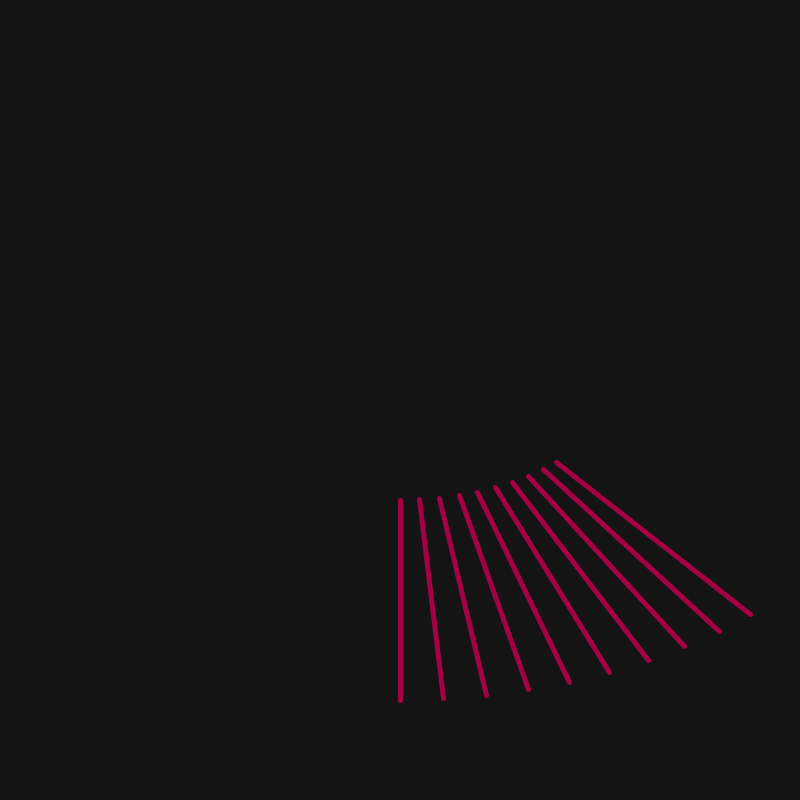
Frame 1 (no input)
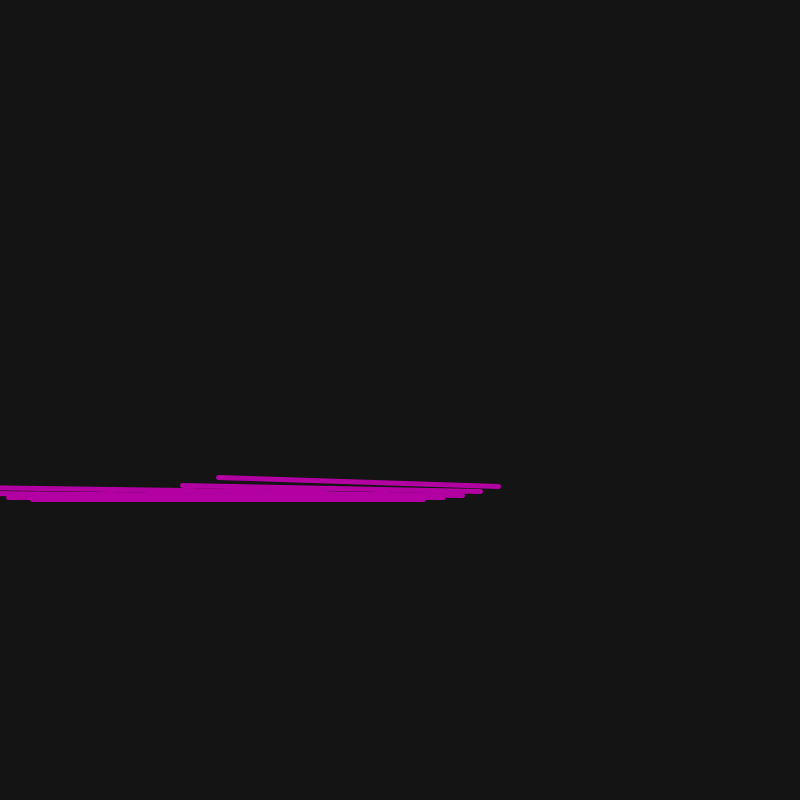
Frame 60 (the mouse pressed at the canvas centre just before this capture)
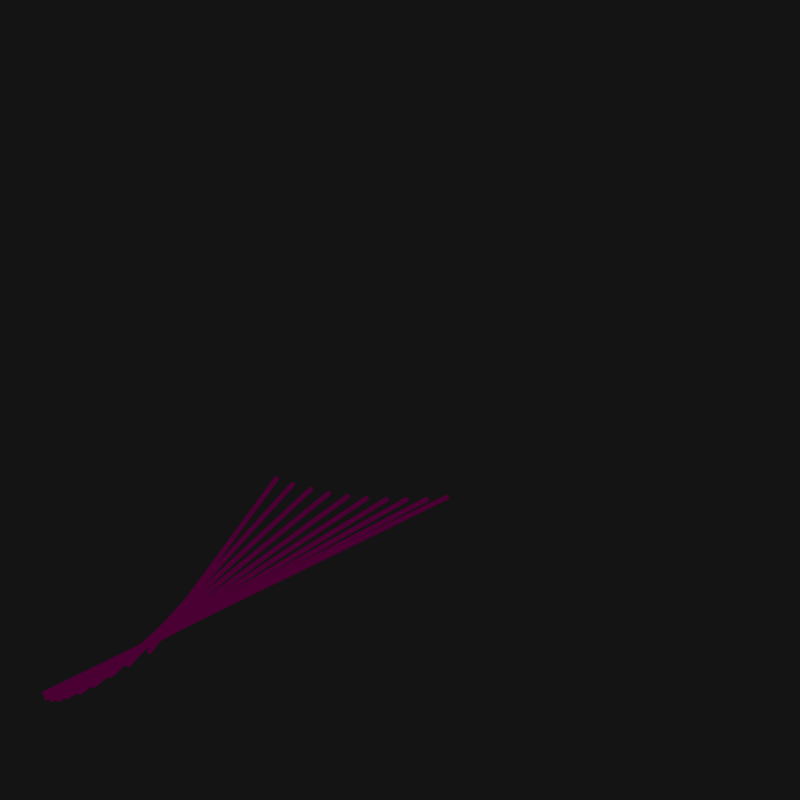
Frame 120 (the mouse held since frame 60 and released just before this capture)

The Processing sketch that drew these frames (run headless with seeded random() and noise(); from frame 60 on, the mouse is pressed at the canvas centre):

// Processing sketch: sketch_16
// ── sketch_16.pde
//Parametric Equations
// x = 5t
// y = 3t + 3
//x, y, t
static final int NUM_LINES = 10;

float t;

void setup(){
  background(20);
  size(800, 800);
}

void draw(){
  background(20);
  stroke(random(0, 255), 0, random(0, 255));
  strokeWeight(5);
  
  translate(width/2, height/2);
  //point(x1(t), y1(t));
  //point(x2(t), y2(t));
  
  for(int i = 0; i <NUM_LINES; i++){
  line(x1(t + i), y1(t+i), x2(t+i), y2(t+i)); 
  }
  t++;
}


float x1(float t) {
  
  return sin(t/10) * 100 + sin(t/10) * 100;
}

float y1(float t) {
  return cos(t/10) * 100 ;
}


float x2(float t) {
  
  return sin(t/10) * 100 + sin(t/12) * 400;
}

float y2(float t) {
  return cos(t/10) * 200 + cos(t/20) * 100 ;
}
